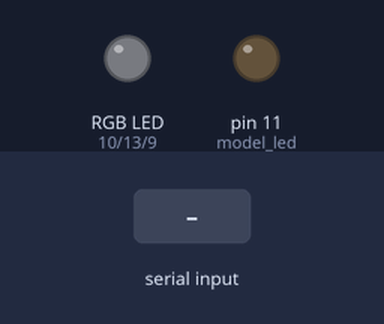
Bench run of a sketch on a simulated Arduino Uno, built with avr-gcc and run on an emulated ATmega328P. Shown: an RGB LED mixed from three pins (HIGH = lit), output pins drawn as LEDs (lit = HIGH). Inputs (shaded band) come from the test bench. What the sketch prints to the serial monitor is not drawn.

Above: at 1.2 s.
1.3 s: "1" received over Serial
At 2.5 s:
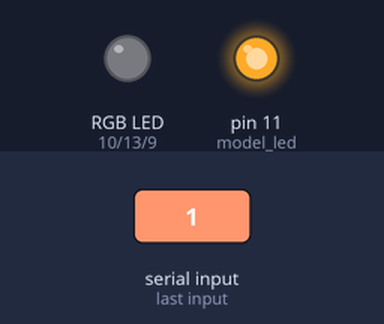
2.8 s: "R" received over Serial
At 3.7 s:
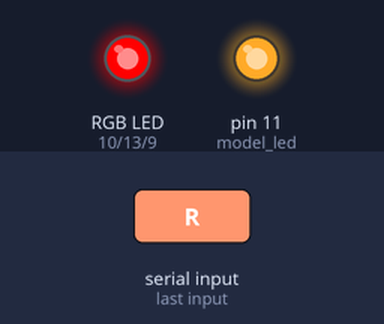
4.3 s: "0" received over Serial
At 4.8 s:
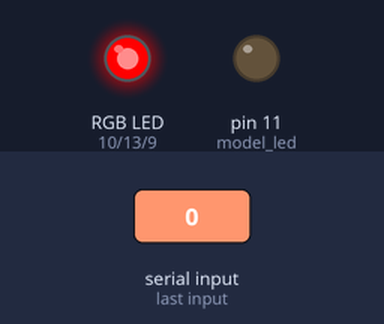
5.8 s: "A" received over Serial
At 7.2 s:
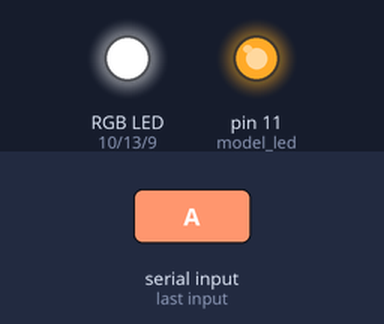
Timing chart, 0 to 8.3 s (numbered marks = the images above; inputs shaded):
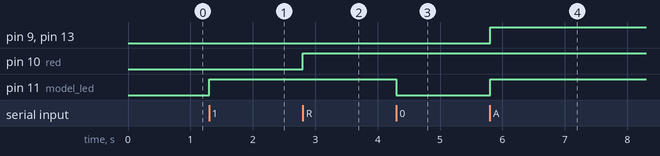

The sketch:

Serial_Control_Led2.ino
```cpp
#define model_led 11
#define red 10
#define blue 9
#define green LED_BUILTIN

void setup() {
  pinMode(red, OUTPUT);
  pinMode(blue, OUTPUT);
  pinMode(green, OUTPUT);
  pinMode(model_led, OUTPUT);
  Serial.begin(9600);
  Serial.println("Serial Control RGB LED !");
}

int mode = 0; //

void loop() {
  digitalWrite(model_led, mode);
  if (Serial.available() > 0) {
    char data = Serial.read();
    //Serial.println(data);
    switch (data) {
      case '0': // 閉模式
        mode = 0;
        break;
      case '1': // 開模式
        mode = 1;
        break;
      case 'R': // RED
      case 'r':
        digitalWrite(red, mode);
        break;
      case 'G': // GREEN
      case 'g':
        digitalWrite(green, mode);
        break;
      case 'B': // BLUE
      case 'b':
        digitalWrite(blue, mode);
        break;
      case 'A': // 全亮
      case 'a':
        mode = 1;
        digitalWrite(red, mode);
        digitalWrite(green, mode);
        digitalWrite(blue, mode);
        break;
      case 'X': // 全閉
      case 'x':
        mode = 0;
        digitalWrite(red, mode);
        digitalWrite(green, mode);
        digitalWrite(blue, mode);
        break;
    }
  }
}
```

Measured:
- after the input at 1.3 s, pin 11 (model_led): LOW → HIGH at once
- after the input at 2.8 s, pin 10 (red): LOW → HIGH at once
- after the input at 4.3 s, pin 11 (model_led): HIGH → LOW at once
- after the input at 5.8 s, pin 9 (blue), pin 11 (model_led), pin 13 (green): LOW → HIGH at once
